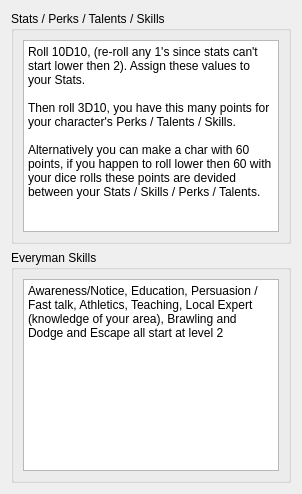
     <widget class="QWidget" name="tab">
      <attribute name="title">
       <string>Step 1</string>
      </attribute>
      <layout class="QVBoxLayout" name="verticalLayout">
       <item>
        <widget class="QGroupBox" name="groupBox">
         <property name="title">
          <string>Stats / Perks / Talents / Skills</string>
         </property>
         <layout class="QHBoxLayout" name="horizontalLayout">
          <item>
           <widget class="QTextBrowser" name="textBrowser">
            <property name="html">
             <string>&lt;!DOCTYPE HTML PUBLIC &quot;-//W3C//DTD HTML 4.0//EN&quot; &quot;http://www.w3.org/TR/REC-html40/strict.dtd&quot;&gt;
&lt;html&gt;&lt;head&gt;&lt;meta name=&quot;qrichtext&quot; content=&quot;1&quot; /&gt;&lt;style type=&quot;text/css&quot;&gt;
p, li { white-space: pre-wrap; }
&lt;/style&gt;&lt;/head&gt;&lt;body style=&quot; font-family:'DejaVu Sans'; font-size:9pt; font-weight:400; font-style:normal;&quot;&gt;
&lt;p style=&quot; margin-top:0px; margin-bottom:0px; margin-left:0px; margin-right:0px; -qt-block-indent:0; text-indent:0px;&quot;&gt;Roll 10D10, (re-roll any 1's since stats can't start lower then 2). Assign these values to your Stats.&lt;/p&gt;
&lt;p style=&quot;-qt-paragraph-type:empty; margin-top:0px; margin-bottom:0px; margin-left:0px; margin-right:0px; -qt-block-indent:0; text-indent:0px;&quot;&gt;&lt;br /&gt;&lt;/p&gt;
&lt;p style=&quot; margin-top:0px; margin-bottom:0px; margin-left:0px; margin-right:0px; -qt-block-indent:0; text-indent:0px;&quot;&gt;Then roll 3D10, you have this many points for your character's Perks / Talents / Skills.&lt;/p&gt;
&lt;p style=&quot;-qt-paragraph-type:empty; margin-top:0px; margin-bottom:0px; margin-left:0px; margin-right:0px; -qt-block-indent:0; text-indent:0px;&quot;&gt;&lt;br /&gt;&lt;/p&gt;
&lt;p style=&quot; margin-top:0px; margin-bottom:0px; margin-left:0px; margin-right:0px; -qt-block-indent:0; text-indent:0px;&quot;&gt;Alternatively you can make a char with 60 points, if you happen to roll lower then 60 with your dice rolls these points are devided between your Stats / Skills / Perks / Talents. &lt;/p&gt;&lt;/body&gt;&lt;/html&gt;</string>
            </property>
           </widget>
          </item>
         </layout>
        </widget>
       </item>
       <item>
        <widget class="QGroupBox" name="groupBox_4">
         <property name="title">
          <string>Everyman Skills</string>
         </property>
         <layout class="QHBoxLayout" name="horizontalLayout_4">
          <item>
           <widget class="QTextBrowser" name="textBrowser_4">
            <property name="html">
             <string>&lt;!DOCTYPE HTML PUBLIC &quot;-//W3C//DTD HTML 4.0//EN&quot; &quot;http://www.w3.org/TR/REC-html40/strict.dtd&quot;&gt;
&lt;html&gt;&lt;head&gt;&lt;meta name=&quot;qrichtext&quot; content=&quot;1&quot; /&gt;&lt;style type=&quot;text/css&quot;&gt;
p, li { white-space: pre-wrap; }
&lt;/style&gt;&lt;/head&gt;&lt;body style=&quot; font-family:'DejaVu Sans'; font-size:9pt; font-weight:400; font-style:normal;&quot;&gt;
&lt;p style=&quot; margin-top:0px; margin-bottom:0px; margin-left:0px; margin-right:0px; -qt-block-indent:0; text-indent:0px;&quot;&gt;Awareness/Notice, Education, Persuasion / Fast talk, Athletics, Teaching, Local Expert (knowledge of your area), Brawling and Dodge and Escape all start at level 2&lt;/p&gt;&lt;/body&gt;&lt;/html&gt;</string>
            </property>
           </widget>
          </item>
         </layout>
        </widget>
       </item>
      </layout>
     </widget>
